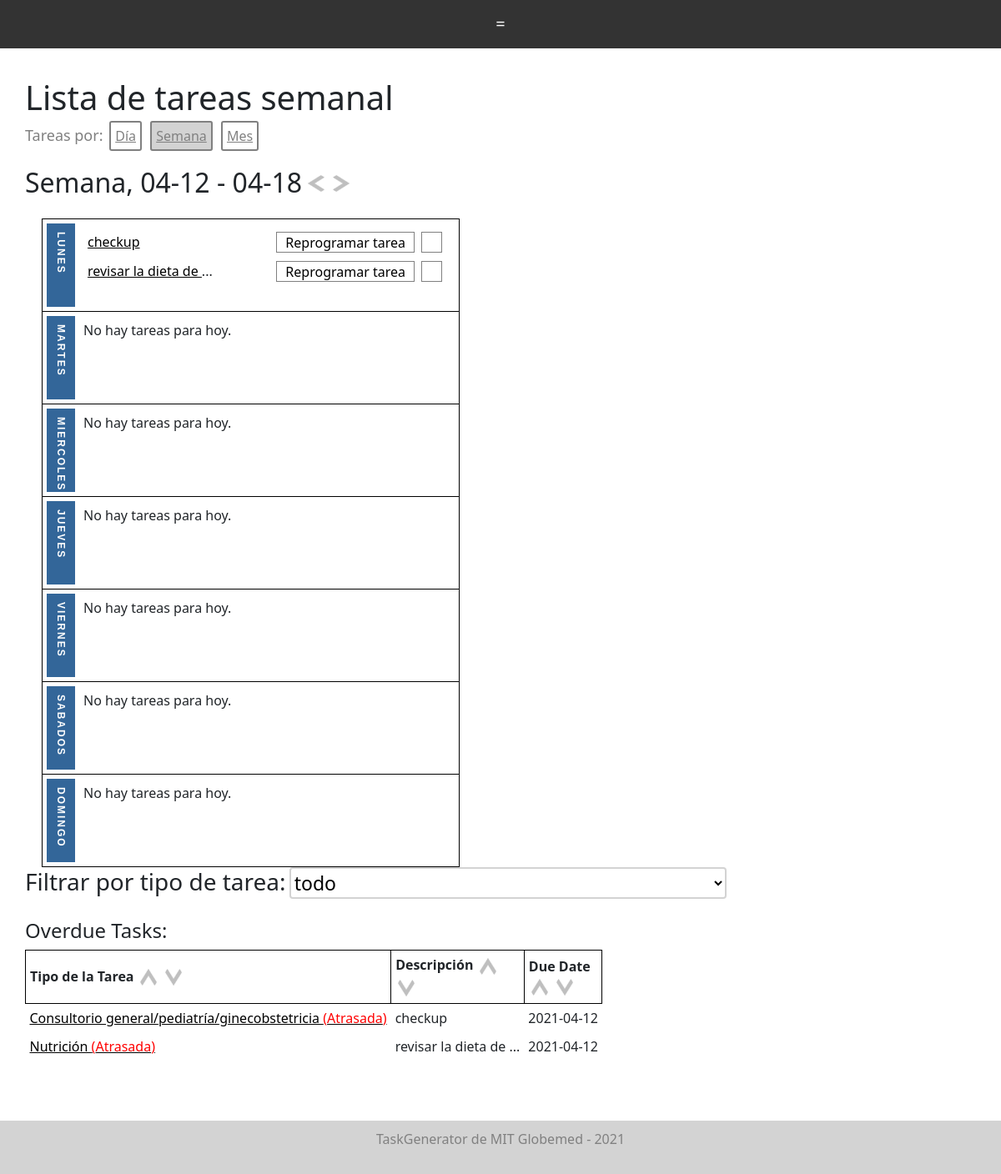
The app's page /weekly_tasks/2021-04-18 (signed in) with its own data.
### models.py (models this page shows)
class Task(Base):
    __tablename__ = "tasks"
    id = Column(Integer, primary_key=True)
    task_type = Column(String, default="Generic")
    creator_id = Column(Integer)
    created_datetime = Column(DateTime)
    created_datestring = Column(String)
    due_datetime = Column(DateTime)
    due_datestring = Column(String)
    birthdate = Column(String)
    name = Column(String)
    dni = Column(String)
    description = Column(String)
    completed = Column(Boolean) # completed or not
    fields = Column(PickleType) # dictionary of strings to strings
    reminders = Column(PickleType) # list of datetimes
    reminder_datestrings = Column(PickleType) # list of datetimes
    color = Column(String)
    items_of_use = Column(PickleType) # list of Inventory Item IDs

### app.py (the view)
@app.route('/weekly_tasks/<date>')
@check_login_wrapper
def weekly_tasks(date):
    print("date", date)
    date_datetime = datetime.strptime(date, "%Y-%m-%d")
    monday =  date_datetime - timedelta(days = date_datetime.weekday())
    monday_datestr = monday.strftime("%Y-%m-%d")
    today_datestring = datetime.now().strftime("%Y-%m-%d")
    return render_template("weekly_tasks.html", tasks_by_day=get_tasks_week(monday_datestr), col_strings = ["Due Date"], col_vars = ["due_datestring"], task_types=get_task_types(),
        datestrings = [(monday+timedelta(days=i)).strftime("%Y-%m-%d") for i in range(7)], datestring=monday.strftime("%Y-%m-%d"),
        weekdays=WEEKDAYS, overdue_tasks = get_overdue_tasks(today_datestring))

### app.py (called while the page is built)
def check_login_wrapper(func):
    @wraps(func)
    def inner(*args, **kwargs):
        if "language" not in login_session:
            login_session['language'] = 'Spanish'
            UNITS = ["dia", "semana", "mes"]
            WEEKDAYS = ["Lunes", "Martes", "Miercoles", "Jueves", "Viernes", "Sabados", "Domingo"]
        if "username" not in login_session:
            flash("Please login to see that page." if login_session["language"] == "English" else "Inicie sesión para ver esa página")
            return redirect(url_for('login'))
        if "language" not in login_session:
            login_session["language"] = "Spanish"
        return func(*args, **kwargs)
    return inner

### database.py (called while the page is built)
def get_task_types():
    return session.query(TaskType).all()

def get_tasks():
    return session.query(Task).all()

def get_overdue_tasks(datestring):
    date = datetime.strptime(datestring, "%Y-%m-%d")
    tasks = []
    for task in get_tasks():
        if task.due_datetime < date and not task.completed:
            tasks.append(task)
    return tasks

def get_tasks_week(monday_date):
    tasks_by_day = []
    monday_datetime = datetime.strptime(monday_date, "%Y-%m-%d")
    for i in range(7):
        day_datetime = monday_datetime + timedelta(days=i)
        date = day_datetime.strftime("%Y-%m-%d")
        tasks = []
        for task in get_tasks():
            print("task due", task.due_datestring, task.reminder_datestrings, date)
            if task.due_datestring == date or date in task.reminder_datestrings:
                tasks.append(task)
        tasks_by_day.append(tasks)
    print("tasks_by_day", tasks_by_day)
    return tasks_by_day

### templates/weekly_tasks.html (shortened to what this page needs)
{% extends "layout.html" %}
{% block body %}
<h1>{{text["Weekly Tasks"]}}</h1>
 <span style="font-size: 18px; color: grey;">{{text['Tasks by']}}: </span>
  <a class="pretty-button" href="/daily_tasks/{{datestring}}">{{text['Day']}}</a>
  <a style="background-color: lightgrey; color:grey;" class="pretty-button" href="/weekly_tasks/{{datestring}}">{{text['Week']}}</a>
  <a class="pretty-button" href="/monthly_tasks/{{datestring}}">{{text['Month']}}</a>
  <br>
<br>
  <h2 id="day_header" style="display: inline">{{text['Week']}}, {{datestrings[0][5:]}} - {{datestrings[6][5:]}}</h2>
  <a  id="prev_button"><img style="margin-top: -10px;" src="{{url_for('static', filename='arrow_left.png')}}" class="arrow"></a>
  <a  id="next_button"><img style="margin-top: -10px;" src="{{url_for('static', filename='arrow_right.png')}}" class="arrow"></a>
  <br>
  <br>
  <table style="margin-left: 20px">
  {% for tasks in tasks_by_day %}
    <tr>
      <td>
        <aside>
          <a href="/daily_tasks/{{datestrings[loop.index]}}">
            <h3> {{WEEKDAYS[loop.index-1]}}</h3>
            </a>
          <div class="task-table-content">
          {% if tasks|length > 0 %}
            <div id="table-container-{{weekdays[loop.index]}}">
              <table class="task-table" id="hidden-task-table-{{weekdays[loop.index]}}" style="display: none; width:300px; " >
              {% for task in tasks %}
                <tr class="task-row" >
                  <td>
                  <div class="alignleft">
                    {% if task.description|length > 20 %}
                          <span class="desc-col"> <a href="/task/{{task.id}}">{{ task.description[:20] }}</a> <span class="tooltip2">...<span class="tooltiptext">{{ task.description }}</span></span></span>
                      {% else %}
                        <a href="/task/{{task.id}}"><span class="desc-col"> {{ task.description }} </span></a>
                      {% endif %}
                    </div>
                    <div class="alignright complete-box"  onclick="toggleCompleted({{task.id}})">
                    </div>
                    <a class="alignright no-underline"  href="/task/{{task.id}}">
                      {{text["Update Task"]}}
                    </a>
                    <td>
                  </tr>
                {% endfor %}
              </table>
            </div>
          {% else %}
              No hay tareas para hoy.
          {% endif %}
          </div>
        </aside>
      </td>
    </tr>
  {% endfor %}
</table>
  <h3 style="display: inline;">{{text['Filter by task type']}}:</h3>
    <select id="task_type" name="task_type" onchange="filterByTaskType()" style="font-size: 23px; border: solid lightgrey 2px; background: none; border-radius: 4px;">
    <option  value="all">{{text['all']}}</option>
  </select>
  <br>
  <br>
  {% if overdue_tasks|length > 0 %}
  <h4> Overdue Tasks: </h4>
  <div id="table-container">
    <table id="hidden-overdue-task-table" style="display: none; width:300px; " >
      <tr>
          <th> {{text['Task Type']}}
            <img onclick="sortTable(0)" src="{{url_for('static', filename='arrow_up.png')}}" class="arrow">
            <img onclick="sortTable(0, true)" src="{{url_for('static', filename='arrow_down.png')}}" class="arrow">
          </th>
          <th>{{text['Description']}}
            <img onclick="sortTable(1)" src="{{url_for('static', filename='arrow_up.png')}}" class="arrow">
            <img onclick="sortTable(1, true)" src="{{url_for('static', filename='arrow_down.png')}}" class="arrow">
          </th>
          {% for col in col_strings %}
            <th> {{ col }}
              <img onclick="sortTable({{loop.index+1}})" src="{{url_for('static', filename='arrow_up.png')}}" class="arrow">
              <img onclick="sortTable({{loop.index+1}}, true)" src="{{url_for('static', filename='arrow_down.png')}}" class="arrow">
            </th>
          {% endfor %}
          </tr>
      {% for task in overdue_tasks %}
        <tr class="task-row" >
          <td><a href="/task/{{task.id}}"> {{ task.task_type }}
            <span style="color: red;">
              ({{text['Overdue']}})
            </span>
           </a></td>
          {% if task.description|length > 20 %}
              <td class="desc-col"> {{ task.description[:20] }} <span class="tooltip2">...<span class="tooltiptext">{{ task.description }}</span></span></td>
          {% else %}
            <td class="desc-col"> {{ task.description }} </td>
          {% endif %}
          {% for col in col_vars %}
            <td> {{ task[col] }} </td>
          {% endfor %}
        </tr>
      {% endfor %}
    </table>
  </div>
  <br>
  <br>
  {% endif %}
{%endblock%}

### templates/layout.html (shortened to what this page needs)
<!doctype html>
<html lang="en">
<head>
  <link rel="stylesheet" href="{{url_for('static', filename='css/bootstrap.min.css')}}">
  <link rel="stylesheet" href="{{url_for('static', filename='style.css')}}">
{% set WEEKDAYS = ["Lunes", "Martes", "Miercoles", "Jueves", "Viernes", "Sabados", "Domingo"] %}
{% set UNITS = ["día", "semana", "mes"] %}
{% if session['language'] == 'English' %}
  {% for key in text %}
    {% set text=text.__setitem__(key, key) %}
  {% endfor %}
  {% set WEEKDAYS = ["Monday", "Tuesday", "Wednesday", "Thursday", "Friday", "Saturday", "Sunday"] %}
  {% set UNITS = ["day", "week", "month"] %}
{% endif %}
</head>
<body style="position: relative;  min-height: 89vh;">
<div class="navbar" style="position: sticky; margin-bottom: 0px;" >
  <div class="row" style="width:100%">
    <div class="right-col" style="" >
      <div class="navbar" style="width: 100%">
        <a id="navbutton" onclick="expandNav(this)">=</a>
      </div>
    </div>
  </div>
</div>
<div id="fade_bar" >
</div>
  <div style="position:relative; margin-top:20px; margin-left: 30px; margin-right: 30px; padding-bottom: 5.5rem;    /* Footer height */">
  {% block body %}
  {% endblock %}
  </div>
  <div>
    <div class="footer">
      <span> {{text['TaskGenerator by MIT Globemed - 2021']}} </span>
    </div>
  </div>
</body>
</html>

### static/style.css (style rules this page uses)
.footer { left: 0; bottom: 0; width: 100%; background-color: lightgrey; padding: 10px; color: grey; text-align: center; position: absolute; bottom: 0; width: 100%; height: 4rem; }
th { padding: 5px; border: 1px solid black; }
td { padding: 5px; border: 1px solid black; }
.navbar { padding-left: 0px; padding-right: 20px; }
.desc-col { width: 150px; max-height: 20px; }
.task-row { max-height: 20px; white-space: nowrap; }
.tooltip2 { position: relative; display: inline-block; }

### templates/layout.html (style rules this page uses)
.footer { left: 0; bottom: 0; width: 100%; background-color: lightgrey; padding: 10px; color: grey; text-align: center; position: fixed; bottom: 0; width: 100%; height: 4rem; }
th { padding: 5px; border: 1px solid black; }
td { padding: 5px; border: 1px solid black; }
.navbar { padding-left: 0px; padding-right: 20px; padding-bottom: 0px; padding-top: 0px; }
.desc-col { width: 150px; max-height: 20px; }
.task-row { max-height: 20px; white-space: nowrap; }
.tooltip2 { position: relative; display: inline-block; }
.navbar { font-size: 20px; }
.navbar { display: flex; background-color: #333; position: relative; width: 100%; top:0; margin-top: 0; z-index: 9999; padding-right: 0px; margin-bottom: 0px; }
.navbar a { color: white; padding: 14px 20px; text-decoration: none; text-align: center; position: relative; }
#navbutton { display: none; color: white; }
.row { margin: 0px; }
.row:after { content: ""; display: table; clear: both; }
.right-col { float: left; width: calc(100% - 280px); }
#fade_bar { position: sticky;width: 100%;top: 77px;height: 15px; z-index: 10; background: linear-gradient( to bottom, white, transparent ); }
@media screen and (max-width: 1267px) { .navbar { flex-direction: column; position: relative; } }
@media screen and (max-width: 1267px) { #navbutton { display: block; } }
@media screen and (max-width: 1267px) { .right-col { float: none; width: 100%; } }
@media screen and (max-width: 1267px) { #fade_bar { top:60px; } }
.pretty-button { border: solid 2px grey; color: grey; background-color: transparent; border-radius: 3px; padding: 5px; box-sizing: border-box; margin:3px; }
.arrow { cursor: pointer; width: 20px; height: 20px; margin: 3px; box-sizing: border-box; }

### templates/weekly_tasks.html (style rules this page uses)
td { height: 0px; width: 500px; text-align: left; }
.task-table-content { top: 0; padding-top: 5px; }
.task-table { width: 100%; }
aside { display: block; position: relative; min-height: 100px; }
aside h3 { font: bold 12px Sans-Serif; letter-spacing: 2px; text-transform: uppercase; background: #369; color: #fff; padding: 5px 10px; margin: 0 0 10px 0; line-height: 24px; }
a { color: black; }
.csstransforms aside { border-left: 34px solid #369; padding-left: 10px; }
.csstransforms aside h3 { position: absolute; top: 0; left: 0; background: none; transform-origin: 0 0; transform: rotate(90deg); }
.task-row td { border: none; width: 100%; }
.alignleft { float: left; }
.alignright { float: right; }
.no-underline { border: 1px solid grey; margin-right: 8px; padding-right: 10px; padding-left: 10px; height: 25px; text-decoration: none; }
.complete-box { display: block; height: 25px; width: 25px; min-width: 20px; border: 1px solid gray; }

### records on screen
Task: WEEKDAYS "LUNES", description "checkup", text "Reprogramar tarea", task_type "Consultorio general/pediatría/ginecobstetricia", Overdue "Atrasada", due_datestring "2021-04-12"
Task: description "revisar la dieta de", text "Reprogramar tarea", task_type "Nutrición", Overdue "Atrasada", due_datestring "2021-04-12"

### other values on screen
{{ text["Weekly Tasks"] }} "Lista de tareas semanal"
{{ text['Tasks by'] }} "Tareas por"
{{ text['Day'] }} "Día"
{{ text['Week'] }} "Semana"
{{ text['Month'] }} "Mes"
{{ datestrings[0][5:] }} "04-12"
{{ datestrings[6][5:] }} "04-18"
{{ WEEKDAYS[loop.index-1] }} "MARTES" "MIERCOLES" "JUEVES" "VIERNES" "SABADOS" "DOMINGO"
{{ text['Filter by task type'] }} "Filtrar por tipo de tarea"
{{ text['Task Type'] }} "Tipo de la Tarea"
{{ text['Description'] }} "Descripción"
{{ col }} "Due Date"
{{ text['TaskGenerator by MIT Globemed - 2021'] }} "TaskGenerator de MIT Globemed - 2021"
form field task_type "todo"
